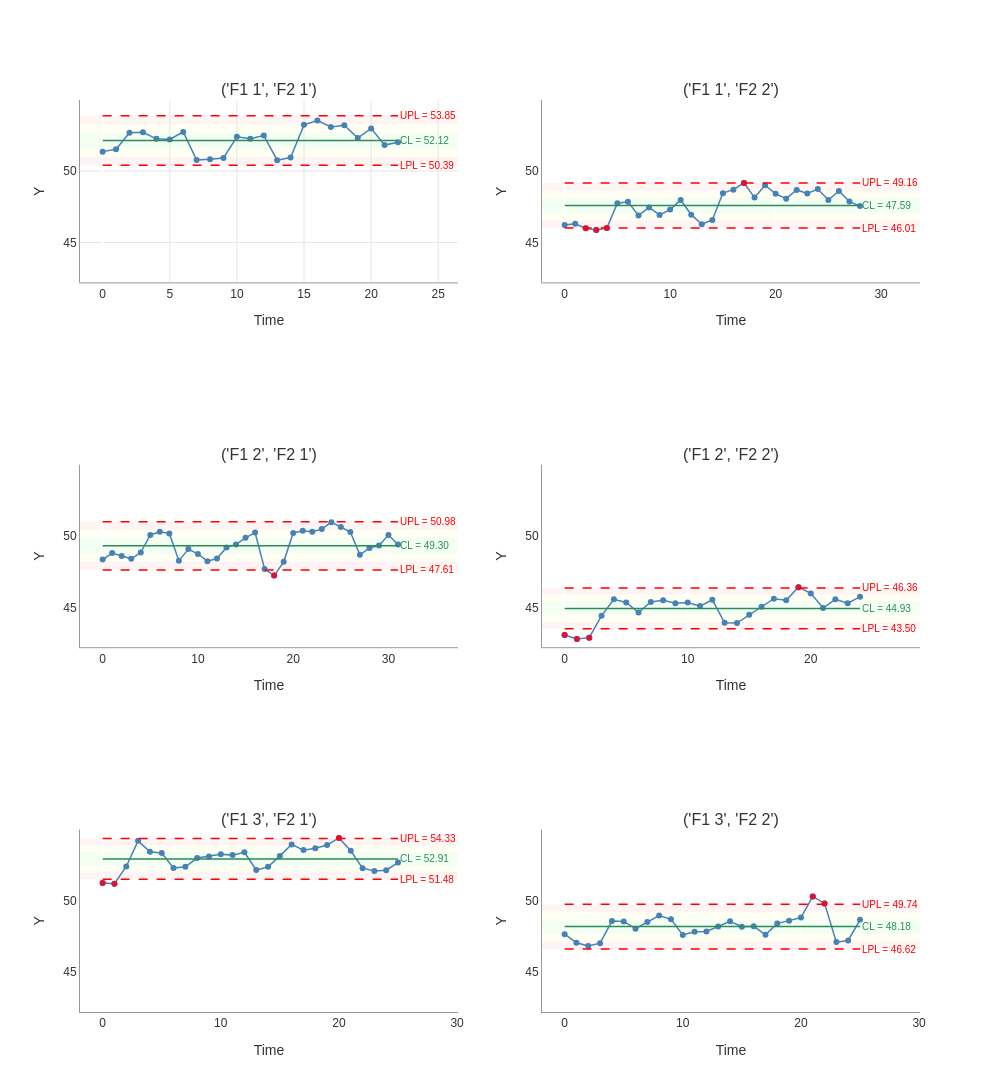

The notebook cell this image was saved under:
### Code cell
result_imr.plot(chart='Imr', show_zones=True).show()

### Figure 1 — Plotly figure (JSON) as saved in the notebook; plotly's stock layout.template omitted (floating-point values rounded to 4 significant figures)
{"data": [{"hovertemplate": "%{x}<br>%{y:.3f}<extra></extra>", "line": {"color": "steelblue", "width": 1.5}, "marker": {"color": "steelblue", "size": 6}, "mode": "lines+markers", "name": "Imr_('F1_1', 'F2_1')", "showlegend": false, "type": "scatter", "x": [0, 1, 2, 3, 4, 5, 6, 7, 8, 9, 10, 11, 12, 13, 14, 15, 16, 17, 18, 19, 20, 21, 22], "xaxis": "x", "y": [51.35, 51.52, 52.67, 52.7, 52.24, 52.2, 52.73, 50.76, 50.82, 50.91, 52.39, 52.24, 52.46, 50.75, 50.94, 53.22, 53.52, 53.07, 53.19, 52.3, 52.97, 51.81, 52.0], "yaxis": "y"}, {"hovertemplate": "%{x}<br>%{y:.3f}<extra></extra>", "line": {"color": "steelblue", "width": 1.5}, "marker": {"color": "steelblue", "size": 6}, "mode": "lines+markers", "name": "Imr_('F1_1', 'F2_2')", "showlegend": false, "type": "scatter", "x": [0, 1, 2, 3, 4, 5, 6, 7, 8, 9, 10, 11, 12, 13, 14, 15, 16, 17, 18, 19, 20, 21, 22, 23, 24, 25, 26, 27, 28], "xaxis": "x2", "y": [46.22, 46.31, 46.0, 45.87, 46.01, 47.75, 47.84, 46.89, 47.45, 46.93, 47.3, 47.97, 46.95, 46.28, 46.57, 48.45, 48.69, 49.16, 48.14, 49.0, 48.41, 48.06, 48.67, 48.43, 48.74, 47.96, 48.6, 47.86, 47.55], "yaxis": "y2"}, {"hovertemplate": "Signal<br>%{x}<br>%{y:.3f}<extra></extra>", "marker": {"color": "#DC143C", "size": 6, "symbol": "circle"}, "mode": "markers", "showlegend": false, "type": "scatter", "x": [2, 3, 4, 17], "xaxis": "x2", "y": [46.0, 45.87, 46.01, 49.16], "yaxis": "y2"}, {"hovertemplate": "%{x}<br>%{y:.3f}<extra></extra>", "line": {"color": "steelblue", "width": 1.5}, "marker": {"color": "steelblue", "size": 6}, "mode": "lines+markers", "name": "Imr_('F1_2', 'F2_1')", "showlegend": false, "type": "scatter", "x": [0, 1, 2, 3, 4, 5, 6, 7, 8, 9, 10, 11, 12, 13, 14, 15, 16, 17, 18, 19, 20, 21, 22, 23, 24, 25, 26, 27, 28, 29, 30, 31], "xaxis": "x3", "y": [48.33, 48.79, 48.58, 48.39, 48.83, 50.05, 50.27, 50.16, 48.26, 49.06, 48.72, 48.22, 48.41, 49.18, 49.39, 49.86, 50.22, 47.67, 47.22, 48.18, 50.19, 50.35, 50.27, 50.46, 50.95, 50.61, 50.26, 48.67, 49.15, 49.32, 50.05, 49.39], "yaxis": "y3"}, {"hovertemplate": "Signal<br>%{x}<br>%{y:.3f}<extra></extra>", "marker": {"color": "#DC143C", "size": 6, "symbol": "circle"}, "mode": "markers", "showlegend": false, "type": "scatter", "x": [18], "xaxis": "x3", "y": [47.22], "yaxis": "y3"}, {"hovertemplate": "%{x}<br>%{y:.3f}<extra></extra>", "line": {"color": "steelblue", "width": 1.5}, "marker": {"color": "steelblue", "size": 6}, "mode": "lines+markers", "name": "Imr_('F1_2', 'F2_2')", "showlegend": false, "type": "scatter", "x": [0, 1, 2, 3, 4, 5, 6, 7, 8, 9, 10, 11, 12, 13, 14, 15, 16, 17, 18, 19, 20, 21, 22, 23, 24], "xaxis": "x4", "y": [43.07, 42.8, 42.88, 44.42, 45.56, 45.34, 44.64, 45.38, 45.5, 45.29, 45.33, 45.09, 45.53, 43.92, 43.9, 44.48, 45.04, 45.6, 45.49, 46.41, 45.98, 44.95, 45.56, 45.29, 45.73], "yaxis": "y4"}, {"hovertemplate": "Signal<br>%{x}<br>%{y:.3f}<extra></extra>", "marker": {"color": "#DC143C", "size": 6, "symbol": "circle"}, "mode": "markers", "showlegend": false, "type": "scatter", "x": [0, 1, 2, 19], "xaxis": "x4", "y": [43.07, 42.8, 42.88, 46.41], "yaxis": "y4"}, {"hovertemplate": "%{x}<br>%{y:.3f}<extra></extra>", "line": {"color": "steelblue", "width": 1.5}, "marker": {"color": "steelblue", "size": 6}, "mode": "lines+markers", "name": "Imr_('F1_3', 'F2_1')", "showlegend": false, "type": "scatter", "x": [0, 1, 2, 3, 4, 5, 6, 7, 8, 9, 10, 11, 12, 13, 14, 15, 16, 17, 18, 19, 20, 21, 22, 23, 24, 25], "xaxis": "x5", "y": [51.23, 51.17, 52.38, 54.16, 53.4, 53.32, 52.26, 52.35, 52.97, 53.08, 53.23, 53.17, 53.37, 52.13, 52.35, 53.12, 53.92, 53.52, 53.65, 53.87, 54.37, 53.48, 52.26, 52.06, 52.12, 52.65], "yaxis": "y5"}, {"hovertemplate": "Signal<br>%{x}<br>%{y:.3f}<extra></extra>", "marker": {"color": "#DC143C", "size": 6, "symbol": "circle"}, "mode": "markers", "showlegend": false, "type": "scatter", "x": [0, 1, 20], "xaxis": "x5", "y": [51.23, 51.17, 54.37], "yaxis": "y5"}, {"hovertemplate": "%{x}<br>%{y:.3f}<extra></extra>", "line": {"color": "steelblue", "width": 1.5}, "marker": {"color": "steelblue", "size": 6}, "mode": "lines+markers", "name": "Imr_('F1_3', 'F2_2')", "showlegend": false, "type": "scatter", "x": [0, 1, 2, 3, 4, 5, 6, 7, 8, 9, 10, 11, 12, 13, 14, 15, 16, 17, 18, 19, 20, 21, 22, 23, 24, 25], "xaxis": "x6", "y": [47.65, 47.05, 46.83, 47.02, 48.56, 48.54, 48.03, 48.5, 48.95, 48.69, 47.6, 47.82, 47.84, 48.18, 48.55, 48.18, 48.21, 47.61, 48.4, 48.6, 48.81, 50.29, 49.8, 47.1, 47.21, 48.65], "yaxis": "y6"}, {"hovertemplate": "Signal<br>%{x}<br>%{y:.3f}<extra></extra>", "marker": {"color": "#DC143C", "size": 6, "symbol": "circle"}, "mode": "markers", "showlegend": false, "type": "scatter", "x": [21, 22], "xaxis": "x6", "y": [50.29, 49.8], "yaxis": "y6"}], "layout": {"annotations": [{"font": {"size": 16}, "showarrow": false, "text": "('F1 1', 'F2 1')", "x": 0.225, "xanchor": "center", "xref": "paper", "y": 1, "yanchor": "bottom", "yref": "paper"}, {"font": {"size": 16}, "showarrow": false, "text": "('F1 1', 'F2 2')", "x": 0.775, "xanchor": "center", "xref": "paper", "y": 1, "yanchor": "bottom", "yref": "paper"}, {"font": {"size": 16}, "showarrow": false, "text": "('F1 2', 'F2 1')", "x": 0.225, "xanchor": "center", "xref": "paper", "y": 0.6, "yanchor": "bottom", "yref": "paper"}, {"font": {"size": 16}, "showarrow": false, "text": "('F1 2', 'F2 2')", "x": 0.775, "xanchor": "center", "xref": "paper", "y": 0.6, "yanchor": "bottom", "yref": "paper"}, {"font": {"size": 16}, "showarrow": false, "text": "('F1 3', 'F2 1')", "x": 0.225, "xanchor": "center", "xref": "paper", "y": 0.2, "yanchor": "bottom", "yref": "paper"}, {"font": {"size": 16}, "showarrow": false, "text": "('F1 3', 'F2 2')", "x": 0.775, "xanchor": "center", "xref": "paper", "y": 0.2, "yanchor": "bottom", "yref": "paper"}, {"font": {"color": "red", "size": 10}, "showarrow": false, "text": "UPL = 53.85", "x": 22, "xanchor": "left", "xref": "x", "y": 53.85, "yref": "y"}, {"font": {"color": "red", "size": 10}, "showarrow": false, "text": "LPL = 50.39", "x": 22, "xanchor": "left", "xref": "x", "y": 50.39, "yref": "y"}, {"font": {"color": "#2E8B57", "size": 10}, "showarrow": false, "text": "CL = 52.12", "x": 22, "xanchor": "left", "xref": "x", "y": 52.12, "yref": "y"}, {"font": {"color": "red", "size": 10}, "showarrow": false, "text": "UPL = 49.16", "x": 28, "xanchor": "left", "xref": "x2", "y": 49.16, "yref": "y2"}, {"font": {"color": "red", "size": 10}, "showarrow": false, "text": "LPL = 46.01", "x": 28, "xanchor": "left", "xref": "x2", "y": 46.01, "yref": "y2"}, {"font": {"color": "#2E8B57", "size": 10}, "showarrow": false, "text": "CL = 47.59", "x": 28, "xanchor": "left", "xref": "x2", "y": 47.59, "yref": "y2"}, {"font": {"color": "red", "size": 10}, "showarrow": false, "text": "UPL = 50.98", "x": 31, "xanchor": "left", "xref": "x3", "y": 50.98, "yref": "y3"}, {"font": {"color": "red", "size": 10}, "showarrow": false, "text": "LPL = 47.61", "x": 31, "xanchor": "left", "xref": "x3", "y": 47.61, "yref": "y3"}, {"font": {"color": "#2E8B57", "size": 10}, "showarrow": false, "text": "CL = 49.30", "x": 31, "xanchor": "left", "xref": "x3", "y": 49.3, "yref": "y3"}, {"font": {"color": "red", "size": 10}, "showarrow": false, "text": "UPL = 46.36", "x": 24, "xanchor": "left", "xref": "x4", "y": 46.36, "yref": "y4"}, {"font": {"color": "red", "size": 10}, "showarrow": false, "text": "LPL = 43.50", "x": 24, "xanchor": "left", "xref": "x4", "y": 43.5, "yref": "y4"}, {"font": {"color": "#2E8B57", "size": 10}, "showarrow": false, "text": "CL = 44.93", "x": 24, "xanchor": "left", "xref": "x4", "y": 44.93, "yref": "y4"}, {"font": {"color": "red", "size": 10}, "showarrow": false, "text": "UPL = 54.33", "x": 25, "xanchor": "left", "xref": "x5", "y": 54.33, "yref": "y5"}, {"font": {"color": "red", "size": 10}, "showarrow": false, "text": "LPL = 51.48", "x": 25, "xanchor": "left", "xref": "x5", "y": 51.48, "yref": "y5"}, {"font": {"color": "#2E8B57", "size": 10}, "showarrow": false, "text": "CL = 52.91", "x": 25, "xanchor": "left", "xref": "x5", "y": 52.91, "yref": "y5"}, {"font": {"color": "red", "size": 10}, "showarrow": false, "text": "UPL = 49.74", "x": 25, "xanchor": "left", "xref": "x6", "y": 49.74, "yref": "y6"}, {"font": {"color": "red", "size": 10}, "showarrow": false, "text": "LPL = 46.62", "x": 25, "xanchor": "left", "xref": "x6", "y": 46.62, "yref": "y6"}, {"font": {"color": "#2E8B57", "size": 10}, "showarrow": false, "text": "CL = 48.18", "x": 25, "xanchor": "left", "xref": "x6", "y": 48.18, "yref": "y6"}], "font": {"color": "#333333", "family": "Arial, sans-serif", "size": 12}, "height": 1350, "hovermode": "closest", "paper_bgcolor": "white", "plot_bgcolor": "white", "shapes": [{"fillcolor": "#B3FFB3", "layer": "below", "line": {"width": 0}, "opacity": 0.15, "type": "rect", "x0": 0, "x1": 1, "xref": "x domain", "y0": 51.54, "y1": 52.7, "yref": "y"}, {"fillcolor": "#FFFFB3", "layer": "below", "line": {"width": 0}, "opacity": 0.15, "type": "rect", "x0": 0, "x1": 1, "xref": "x domain", "y0": 52.7, "y1": 53.27, "yref": "y"}, {"fillcolor": "#FFFFB3", "layer": "below", "line": {"width": 0}, "opacity": 0.15, "type": "rect", "x0": 0, "x1": 1, "xref": "x domain", "y0": 50.97, "y1": 51.54, "yref": "y"}, {"fillcolor": "#FFB3B3", "layer": "below", "line": {"width": 0}, "opacity": 0.15, "type": "rect", "x0": 0, "x1": 1, "xref": "x domain", "y0": 53.27, "y1": 53.85, "yref": "y"}, {"fillcolor": "#FFB3B3", "layer": "below", "line": {"width": 0}, "opacity": 0.15, "type": "rect", "x0": 0, "x1": 1, "xref": "x domain", "y0": 50.39, "y1": 50.97, "yref": "y"}, {"line": {"color": "red", "dash": "dash", "width": 1.5}, "type": "line", "x0": 0, "x1": 22, "xref": "x", "y0": 53.85, "y1": 53.85, "yref": "y"}, {"line": {"color": "red", "dash": "dash", "width": 1.5}, "type": "line", "x0": 0, "x1": 22, "xref": "x", "y0": 50.39, "y1": 50.39, "yref": "y"}, {"line": {"color": "#2E8B57", "width": 1.5}, "type": "line", "x0": 0, "x1": 22, "xref": "x", "y0": 52.12, "y1": 52.12, "yref": "y"}, {"fillcolor": "#B3FFB3", "layer": "below", "line": {"width": 0}, "opacity": 0.15, "type": "rect", "x0": 0, "x1": 1, "xref": "x2 domain", "y0": 47.06, "y1": 48.11, "yref": "y2"}, {"fillcolor": "#FFFFB3", "layer": "below", "line": {"width": 0}, "opacity": 0.15, "type": "rect", "x0": 0, "x1": 1, "xref": "x2 domain", "y0": 48.11, "y1": 48.64, "yref": "y2"}, {"fillcolor": "#FFFFB3", "layer": "below", "line": {"width": 0}, "opacity": 0.15, "type": "rect", "x0": 0, "x1": 1, "xref": "x2 domain", "y0": 46.54, "y1": 47.06, "yref": "y2"}, {"fillcolor": "#FFB3B3", "layer": "below", "line": {"width": 0}, "opacity": 0.15, "type": "rect", "x0": 0, "x1": 1, "xref": "x2 domain", "y0": 48.64, "y1": 49.16, "yref": "y2"}, {"fillcolor": "#FFB3B3", "layer": "below", "line": {"width": 0}, "opacity": 0.15, "type": "rect", "x0": 0, "x1": 1, "xref": "x2 domain", "y0": 46.01, "y1": 46.54, "yref": "y2"}, {"line": {"color": "red", "dash": "dash", "width": 1.5}, "type": "line", "x0": 0, "x1": 28, "xref": "x2", "y0": 49.16, "y1": 49.16, "yref": "y2"}, {"line": {"color": "red", "dash": "dash", "width": 1.5}, "type": "line", "x0": 0, "x1": 28, "xref": "x2", "y0": 46.01, "y1": 46.01, "yref": "y2"}, {"line": {"color": "#2E8B57", "width": 1.5}, "type": "line", "x0": 0, "x1": 28, "xref": "x2", "y0": 47.59, "y1": 47.59, "yref": "y2"}, {"fillcolor": "#B3FFB3", "layer": "below", "line": {"width": 0}, "opacity": 0.15, "type": "rect", "x0": 0, "x1": 1, "xref": "x3 domain", "y0": 48.74, "y1": 49.86, "yref": "y3"}, {"fillcolor": "#FFFFB3", "layer": "below", "line": {"width": 0}, "opacity": 0.15, "type": "rect", "x0": 0, "x1": 1, "xref": "x3 domain", "y0": 49.86, "y1": 50.42, "yref": "y3"}, {"fillcolor": "#FFFFB3", "layer": "below", "line": {"width": 0}, "opacity": 0.15, "type": "rect", "x0": 0, "x1": 1, "xref": "x3 domain", "y0": 48.17, "y1": 48.74, "yref": "y3"}, {"fillcolor": "#FFB3B3", "layer": "below", "line": {"width": 0}, "opacity": 0.15, "type": "rect", "x0": 0, "x1": 1, "xref": "x3 domain", "y0": 50.42, "y1": 50.98, "yref": "y3"}, {"fillcolor": "#FFB3B3", "layer": "below", "line": {"width": 0}, "opacity": 0.15, "type": "rect", "x0": 0, "x1": 1, "xref": "x3 domain", "y0": 47.61, "y1": 48.17, "yref": "y3"}, {"line": {"color": "red", "dash": "dash", "width": 1.5}, "type": "line", "x0": 0, "x1": 31, "xref": "x3", "y0": 50.98, "y1": 50.98, "yref": "y3"}, {"line": {"color": "red", "dash": "dash", "width": 1.5}, "type": "line", "x0": 0, "x1": 31, "xref": "x3", "y0": 47.61, "y1": 47.61, "yref": "y3"}, {"line": {"color": "#2E8B57", "width": 1.5}, "type": "line", "x0": 0, "x1": 31, "xref": "x3", "y0": 49.3, "y1": 49.3, "yref": "y3"}, {"fillcolor": "#B3FFB3", "layer": "below", "line": {"width": 0}, "opacity": 0.15, "type": "rect", "x0": 0, "x1": 1, "xref": "x4 domain", "y0": 44.45, "y1": 45.4, "yref": "y4"}, {"fillcolor": "#FFFFB3", "layer": "below", "line": {"width": 0}, "opacity": 0.15, "type": "rect", "x0": 0, "x1": 1, "xref": "x4 domain", "y0": 45.4, "y1": 45.88, "yref": "y4"}, {"fillcolor": "#FFFFB3", "layer": "below", "line": {"width": 0}, "opacity": 0.15, "type": "rect", "x0": 0, "x1": 1, "xref": "x4 domain", "y0": 43.97, "y1": 44.45, "yref": "y4"}, {"fillcolor": "#FFB3B3", "layer": "below", "line": {"width": 0}, "opacity": 0.15, "type": "rect", "x0": 0, "x1": 1, "xref": "x4 domain", "y0": 45.88, "y1": 46.36, "yref": "y4"}, {"fillcolor": "#FFB3B3", "layer": "below", "line": {"width": 0}, "opacity": 0.15, "type": "rect", "x0": 0, "x1": 1, "xref": "x4 domain", "y0": 43.5, "y1": 43.97, "yref": "y4"}, {"line": {"color": "red", "dash": "dash", "width": 1.5}, "type": "line", "x0": 0, "x1": 24, "xref": "x4", "y0": 46.36, "y1": 46.36, "yref": "y4"}, {"line": {"color": "red", "dash": "dash", "width": 1.5}, "type": "line", "x0": 0, "x1": 24, "xref": "x4", "y0": 43.5, "y1": 43.5, "yref": "y4"}, {"line": {"color": "#2E8B57", "width": 1.5}, "type": "line", "x0": 0, "x1": 24, "xref": "x4", "y0": 44.93, "y1": 44.93, "yref": "y4"}, {"fillcolor": "#B3FFB3", "layer": "below", "line": {"width": 0}, "opacity": 0.15, "type": "rect", "x0": 0, "x1": 1, "xref": "x5 domain", "y0": 52.43, "y1": 53.38, "yref": "y5"}, {"fillcolor": "#FFFFB3", "layer": "below", "line": {"width": 0}, "opacity": 0.15, "type": "rect", "x0": 0, "x1": 1, "xref": "x5 domain", "y0": 53.38, "y1": 53.86, "yref": "y5"}, {"fillcolor": "#FFFFB3", "layer": "below", "line": {"width": 0}, "opacity": 0.15, "type": "rect", "x0": 0, "x1": 1, "xref": "x5 domain", "y0": 51.96, "y1": 52.43, "yref": "y5"}, {"fillcolor": "#FFB3B3", "layer": "below", "line": {"width": 0}, "opacity": 0.15, "type": "rect", "x0": 0, "x1": 1, "xref": "x5 domain", "y0": 53.86, "y1": 54.33, "yref": "y5"}, {"fillcolor": "#FFB3B3", "layer": "below", "line": {"width": 0}, "opacity": 0.15, "type": "rect", "x0": 0, "x1": 1, "xref": "x5 domain", "y0": 51.48, "y1": 51.96, "yref": "y5"}, {"line": {"color": "red", "dash": "dash", "width": 1.5}, "type": "line", "x0": 0, "x1": 25, "xref": "x5", "y0": 54.33, "y1": 54.33, "yref": "y5"}, {"line": {"color": "red", "dash": "dash", "width": 1.5}, "type": "line", "x0": 0, "x1": 25, "xref": "x5", "y0": 51.48, "y1": 51.48, "yref": "y5"}, {"line": {"color": "#2E8B57", "width": 1.5}, "type": "line", "x0": 0, "x1": 25, "xref": "x5", "y0": 52.91, "y1": 52.91, "yref": "y5"}, {"fillcolor": "#B3FFB3", "layer": "below", "line": {"width": 0}, "opacity": 0.15, "type": "rect", "x0": 0, "x1": 1, "xref": "x6 domain", "y0": 47.66, "y1": 48.7, "yref": "y6"}, {"fillcolor": "#FFFFB3", "layer": "below", "line": {"width": 0}, "opacity": 0.15, "type": "rect", "x0": 0, "x1": 1, "xref": "x6 domain", "y0": 48.7, "y1": 49.22, "yref": "y6"}, {"fillcolor": "#FFFFB3", "layer": "below", "line": {"width": 0}, "opacity": 0.15, "type": "rect", "x0": 0, "x1": 1, "xref": "x6 domain", "y0": 47.14, "y1": 47.66, "yref": "y6"}, {"fillcolor": "#FFB3B3", "layer": "below", "line": {"width": 0}, "opacity": 0.15, "type": "rect", "x0": 0, "x1": 1, "xref": "x6 domain", "y0": 49.22, "y1": 49.74, "yref": "y6"}, {"fillcolor": "#FFB3B3", "layer": "below", "line": {"width": 0}, "opacity": 0.15, "type": "rect", "x0": 0, "x1": 1, "xref": "x6 domain", "y0": 46.62, "y1": 47.14, "yref": "y6"}, {"line": {"color": "red", "dash": "dash", "width": 1.5}, "type": "line", "x0": 0, "x1": 25, "xref": "x6", "y0": 49.74, "y1": 49.74, "yref": "y6"}, {"line": {"color": "red", "dash": "dash", "width": 1.5}, "type": "line", "x0": 0, "x1": 25, "xref": "x6", "y0": 46.62, "y1": 46.62, "yref": "y6"}, {"line": {"color": "#2E8B57", "width": 1.5}, "type": "line", "x0": 0, "x1": 25, "xref": "x6", "y0": 48.18, "y1": 48.18, "yref": "y6"}], "title": {"font": {"color": "#222222", "size": 16}, "x": 0.5, "xanchor": "center"}, "width": 1000, "xaxis": {"anchor": "y", "domain": [0, 0.45], "gridcolor": "#E5E5E5", "gridwidth": 1, "linecolor": "#999999", "linewidth": 1, "showgrid": true, "showline": true, "title": {"text": "Time"}}, "xaxis2": {"anchor": "y2", "domain": [0.55, 1], "linecolor": "#999999", "linewidth": 1, "showline": true, "title": {"text": "Time"}}, "xaxis3": {"anchor": "y3", "domain": [0, 0.45], "linecolor": "#999999", "linewidth": 1, "showline": true, "title": {"text": "Time"}}, "xaxis4": {"anchor": "y4", "domain": [0.55, 1], "linecolor": "#999999", "linewidth": 1, "showline": true, "title": {"text": "Time"}}, "xaxis5": {"anchor": "y5", "domain": [0, 0.45], "linecolor": "#999999", "linewidth": 1, "showline": true, "title": {"text": "Time"}}, "xaxis6": {"anchor": "y6", "domain": [0.55, 1], "linecolor": "#999999", "linewidth": 1, "showline": true, "title": {"text": "Time"}}, "yaxis": {"anchor": "x", "domain": [0.8, 1], "gridcolor": "#E5E5E5", "gridwidth": 1, "linecolor": "#999999", "linewidth": 1, "range": [42.22, 54.95], "showgrid": true, "showline": true, "title": {"text": "Y"}}, "yaxis2": {"anchor": "x2", "domain": [0.8, 1], "linecolor": "#999999", "linewidth": 1, "range": [42.22, 54.95], "showline": true, "title": {"text": "Y"}}, "yaxis3": {"anchor": "x3", "domain": [0.4, 0.6], "linecolor": "#999999", "linewidth": 1, "range": [42.22, 54.95], "showline": true, "title": {"text": "Y"}}, "yaxis4": {"anchor": "x4", "domain": [0.4, 0.6], "linecolor": "#999999", "linewidth": 1, "range": [42.22, 54.95], "showline": true, "title": {"text": "Y"}}, "yaxis5": {"anchor": "x5", "domain": [0, 0.2], "linecolor": "#999999", "linewidth": 1, "range": [42.22, 54.95], "showline": true, "title": {"text": "Y"}}, "yaxis6": {"anchor": "x6", "domain": [0, 0.2], "linecolor": "#999999", "linewidth": 1, "range": [42.22, 54.95], "showline": true, "title": {"text": "Y"}}}}
